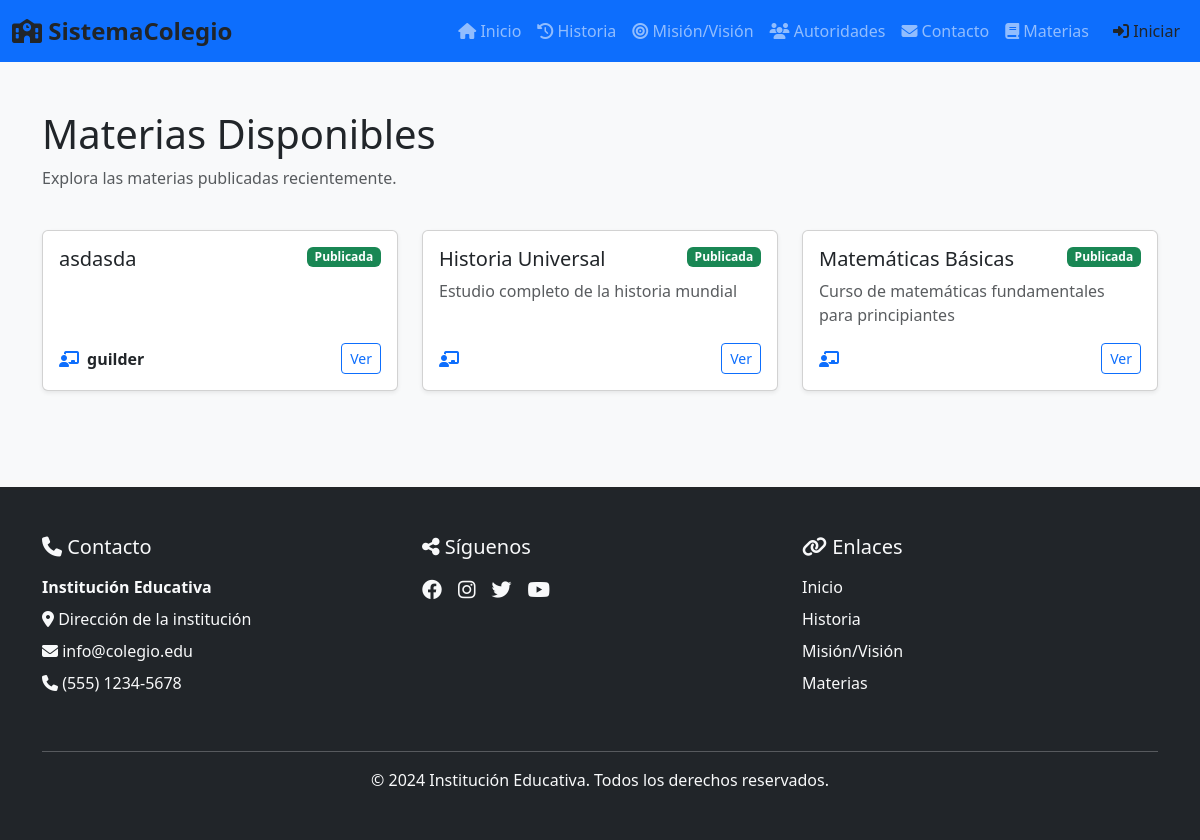
The page /materias/ on the database as committed earlier.
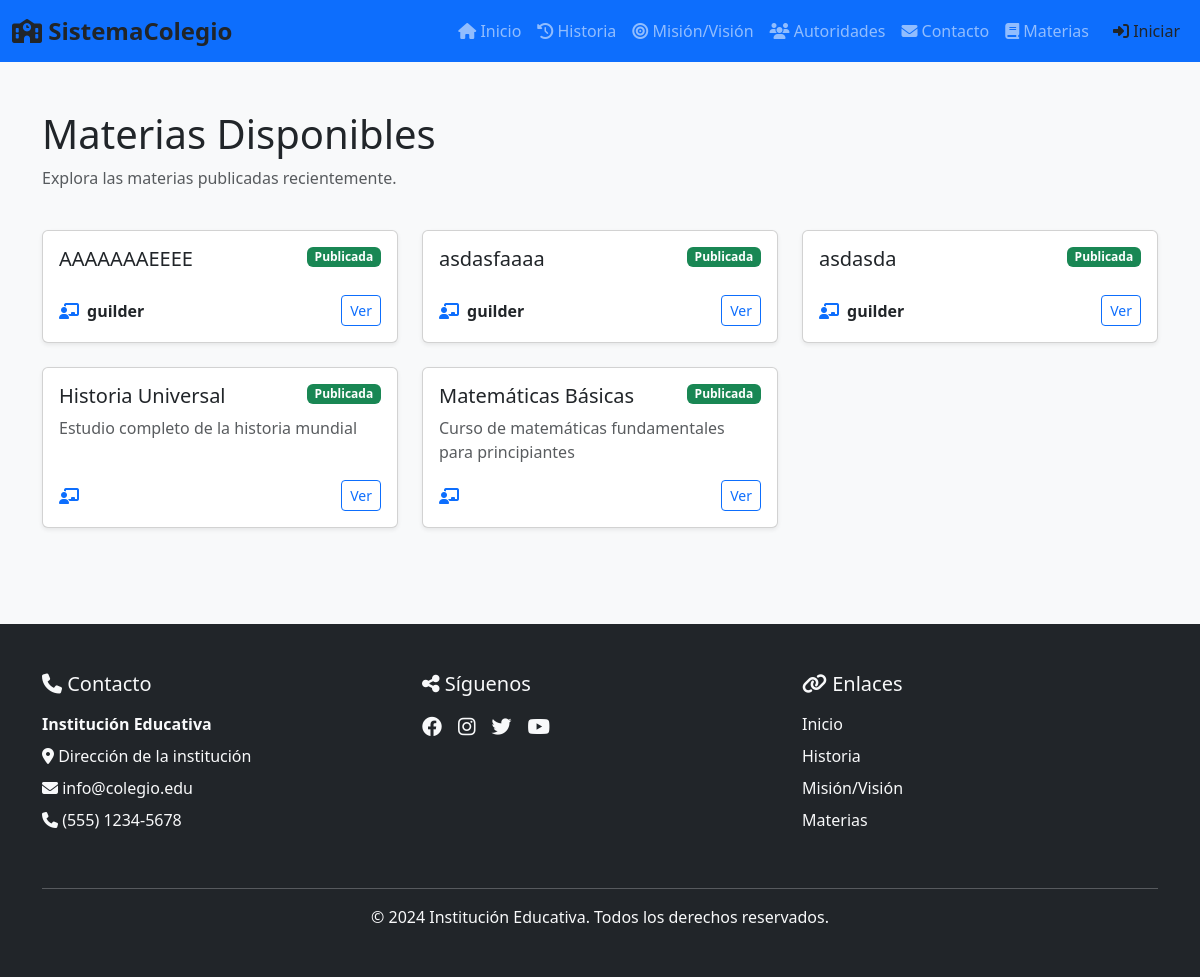
The same page on the database as committed later.
### core/models.py (models this page shows, shortened)
class Materia(models.Model):
    ESTADO_CHOICES = [
        ('borrador', 'Borrador'),
        ('publicada', 'Publicada'),
    ]
    profesor = models.ForeignKey(ProfesorProfile, on_delete=models.CASCADE)
    nombre = models.CharField(max_length=200)
    descripcion = models.TextField(blank=True)
    estado_publicacion = models.CharField(max_length=20, choices=ESTADO_CHOICES, default='borrador')
    fecha_creacion = models.DateTimeField(auto_now_add=True)
    class Meta:
        ordering = ['-fecha_creacion']

class ProfesorProfile(models.Model):
    user = models.OneToOneField(User, on_delete=models.CASCADE, related_name='profesor_profile')
    especialidad = models.CharField(max_length=100, blank=True)
    biografia = models.TextField(blank=True)
    foto = models.ImageField(upload_to='profesores/', blank=True, null=True)
    activo = models.BooleanField(default=True)
    fecha_registro = models.DateTimeField(auto_now_add=True)
    class Meta:
        verbose_name = "Perfil Profesor"
        verbose_name_plural = "Perfiles Profesores"

### core/views.py (the view)
# urls.py: path('materias/', views.MateriasListView.as_view(), name='materias'),
class MateriasListView(TemplateView):
    template_name = 'secciones_estaticas/materias_publicas.html'
    def get_context_data(self, **kwargs):
        context = super().get_context_data(**kwargs)
        context['show_sidebar'] = False
        context['materias'] = Materia.objects.filter(estado_publicacion='publicada').select_related('profesor')
        return context

### templates/secciones_estaticas/materias_publicas.html (shortened to what this page needs)
{% extends "base.html" %}
{% load static %}
{% block extra_css %}
<link rel="stylesheet" href="{% static 'css/secciones_estaticas/materias_publicas.css' %}">
{% endblock %}
{% block content %}
<main class="py-5">
    <div class="container">
        <div class="row mb-4">
            <div class="col materias-publicas-header">
                <h1>Materias Disponibles</h1>
                <p class="text-muted">Explora las materias publicadas recientemente.</p>
            </div>
        </div>
        {% if materias %}
            <div class="row g-4">
                {% for materia in materias %}
                    <div class="col-12 col-md-6 col-lg-4">
                        <div class="card h-100 shadow-sm">
                            <div class="card-body d-flex flex-column">
                                <div class="d-flex align-items-start justify-content-between mb-2">
                                    <h5 class="card-title mb-0">{{ materia.nombre }}</h5>
                                    <span class="badge bg-success">Publicada</span>
                                </div>
                                <p class="card-text text-muted">{{ materia.descripcion|truncatewords:20 }}</p>
                                <div class="mt-auto d-flex align-items-center justify-content-between">
                                    <div class="d-flex align-items-center gap-2">
                                        <i class="fas fa-chalkboard-teacher text-primary"></i>
                                        <span class="fw-semibold">{{ materia.profesor.user.first_name }}</span>
                                    </div>
                                    <a class="btn btn-outline-primary btn-sm" href="#">Ver</a>
                                </div>
                            </div>
                        </div>
                    </div>
                {% endfor %}
            </div>
        {% else %}
            <div class="alert alert-info text-center py-5">
                <i class="fas fa-info-circle fa-2x mb-3"></i>
                <p>No hay materias disponibles en este momento.</p>
            </div>
        {% endif %}
    </div>
</main>
{% endblock %}

Rows that differ between the two databases and show on the page:
now on this page (row edited): Materia: nombre "AAAAAAAEEEE", profesor.user.first_name "guilder"
now on this page (row edited): Materia: nombre "asdasfaaaa", profesor.user.first_name "guilder"
